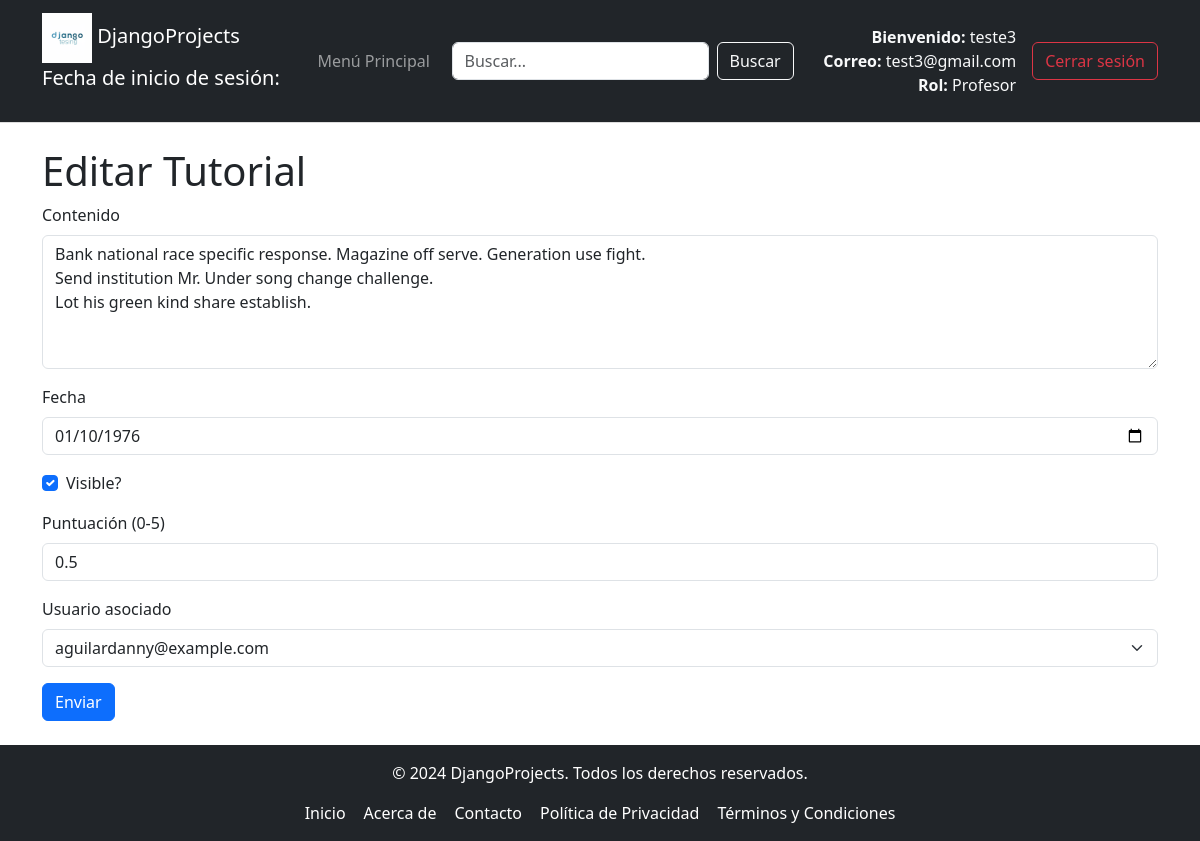
/formulario/comentario-modificar/1 (signed in), run on the app's committed database.
### tutorial/models.py (models this page shows, shortened)
class Usuario(AbstractBaseUser, PermissionsMixin):
    ADMINISTRADOR = 1
    PROFESOR = 2
    ESTUDIANTE = 3
    ROLES = (
        (ADMINISTRADOR, 'administrador'),
        (PROFESOR, 'profesor'),
        (ESTUDIANTE, 'estudiante'),
    )
    email = models.EmailField(unique=True)
    nombre = models.CharField(max_length=30)
    fecha_Registro = models.DateField(null=True, blank=True)
    puntuacion = models.DecimalField(max_digits=3, decimal_places=1, default=0.0)
    es_activo = models.BooleanField(default=True)
    is_staff = models.BooleanField(default=False)  # Aquí está el campo
    is_superuser = models.BooleanField(default=False)  # Aquí está el campo
    rol = models.PositiveSmallIntegerField(choices=ROLES, default=ADMINISTRADOR)
    imagen = models.ImageField(upload_to='imagenes/', null=True, blank=True)
    USERNAME_FIELD = 'email'  # Campo único para autenticación
    REQUIRED_FIELDS = ['nombre']  # Campos obligatorios para createsuperuser
    objects = UsuarioManager()  # Asegúrate de que el manager esté asignado correctamente
    def __str__(self):
        return self.email

class Comentario(models.Model):
    contenido = models.TextField(max_length=300)
    fecha = models.DateTimeField()
    visible = models.BooleanField(default=False)
    puntuacion = models.DecimalField(max_digits=3, decimal_places=1)
    usuario = models.ForeignKey(Usuario, on_delete=models.CASCADE, related_name="Comentarios_de_Usuarios")

### tutorial/views.py (the view, shortened to what this page needs)
# urls.py: path('formulario/comentario-modificar/<int:comentario_id>', views.comentario_modificar,name="comentario_modificar"),
@permission_required('tutorial.change_comentario')
def comentario_modificar(request, comentario_id):
    comentario = Comentario.objects.get(id= comentario_id)
    datosFormulario = None
    if request.method == 'POST':
        datosFormulario = request.POST
    formulario = ComentarioForm(datosFormulario, instance= comentario)
    return render(request, 'formulario/comentario_modificar.html',{"formulario":formulario,"comentario":comentario})

### tutorial/forms.py (shortened to what this page needs)
class ComentarioForm(ModelForm):
    class Meta:
        model = Comentario
        fields = ['contenido', 'fecha', 'visible', 'puntuacion', 'usuario']
        labels = {
            "contenido": "Contenido",
            "fecha": "Fecha",
            "visible": "Visible?",
            "puntuacion": "Puntuación (0-5)",
            "usuario": "Usuario asociado"
        }
        widgets = {
            "contenido": forms.Textarea(attrs={"class": "form-control", "placeholder": "Escribe el contenido", "rows": 5}),
            "fecha": forms.DateInput(
                format="%Y-%m-%d",
                attrs={"type": "date", "class": "form-control"}
            ),
            "visible": forms.CheckboxInput(attrs={"class": "form-check-input"}),
            "puntuacion": forms.NumberInput(attrs={"class": "form-control", "min": 0, "max": 5, "step": 0.1}),
            "usuario": forms.Select(attrs={"class": "form-control"}),
        }

### tutorial/templates/formulario/comentario_modificar.html (shortened to what this page needs)
{% extends "Padre.html" %}
{% block cabecera %}
    <h1>Editar Tutorial</h1>
{% endblock %}
{% block contenido %}
{% load django_bootstrap5 %}
<form action = "{% url 'comentario_modificar' comentario.id %}" method = "post">
    {% load django_bootstrap5 %}
    {% bootstrap_form formulario %}
    {% bootstrap_button "Enviar" button_type="submit" button_class="btn-primary" %}
</form>
{% endblock %}

### tutorial/templates/Padre.html (shortened to what this page needs)
<!DOCTYPE html>
<html lang="es">
  <head>
    {% load django_bootstrap5 %}
    {% load static %}
    <link rel="stylesheet" type="text/css" href="{% static 'css/EstiloTemplate.css' %}">
    <link href="https://cdn.jsdelivr.net/npm/bootstrap@5.3.0/dist/css/bootstrap.min.css" rel="stylesheet">
  </head>
  <body>
    <nav class="navbar navbar-expand-lg navbar-dark bg-dark">
      <div class="container">
        <a class="navbar-brand" href="#">
          <img src="{% static 'imagenes/django.png' %}" alt="Logo de Django" class="logo" style="width: 50px;">
          DjangoProjects
          {% if user.is_authenticated %}
              <p>Fecha de inicio de sesión: {{ user.fecha_inicio_sesion }}</p>
          {% else %}
              <p>No has iniciado sesión</p>
          {% endif %}
        </a>
        <div class="collapse navbar-collapse" id="navbarNav">
          {% include "MenuNavegacion.html" %}
          <form class="d-flex ms-auto me-3" method="GET" action="{% url 'buscar' %}">
            <input class="form-control me-2" type="search" placeholder="Buscar..." aria-label="Search" name="query">
            <button class="btn btn-outline-light" type="submit">Buscar</button>
          </form>
          <div class="d-flex align-items-center ms-auto">
            {% if user.is_authenticated %}
              <div class="text-light text-end me-3">
                <p class="mb-0"><strong>Bienvenido:</strong> {{ user.nombre }}</p>
                <p class="mb-0"><strong>Correo:</strong> {{ user.email }}</p>
                <p class="mb-0"><strong>Rol:</strong>
                  {% if user.rol == 2 %}
                    Profesor
                  {% elif user.rol == 3 %}
                    Estudiante
                  {% else %}
                    Administrador
                  {% endif %}
                </p>
              </div>
              <form method="post" action="{% url 'logout' %}" style="display: inline;">
                <button class="btn btn-outline-danger" type="submit">Cerrar sesión</button>
              </form>
            {% else %}
              <a class="btn btn-outline-warning me-2" href="{% url 'login' %}">Iniciar sesión</a>
              <a class="btn btn-outline-primary" href="{% url 'registrar_usuario' %}">Registrarse</a>
            {% endif %}
          </div>
        </div>
      </div>
    </nav>
    <div class="container mt-4">
      {% block cabecera %}
      {% endblock %}
      {% block contenido %}
      {% endblock %}
    </div>
    {% include "Footer.html" %}
  </body>
</html>

### tutorial/static/css/EstiloTemplate.css (style rules this page uses)
html, body { height: 100%; margin: 0; padding: 0; font-family: Arial, sans-serif; display: flex; flex-direction: column; }
.container { flex: 1; width: 80%; margin: 0 auto; }
.navbar { display: flex; align-items: center; background-color: #f2f2f2; padding: 10px 20px; border-bottom: 1px solid #ddd; }
.logo { width: 150px; height: auto; }
img { max-width: 100%; height: auto; }

### data on the page
Usuario: nombre "teste3", email "test3@gmail.com"
Comentario: contenido "Bank national race specific response. Magazine off serve. Generation use fight. Send institution Mr. Under song change challenge. Lot his green kind share establish.", fecha "01/10/1976", visible "☑", puntuacion "0.5", usuario "aguilardanny@example.com"
